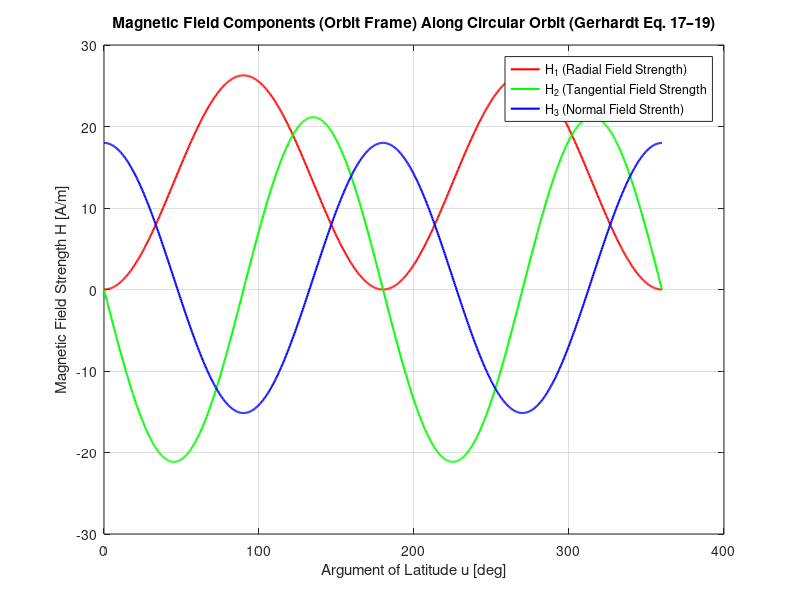

Source code (MATLAB):
%{ 

The purpose of this simulation is to calculate the earths magnetic flux
density H based on eq. 17, 18, and 19 in the PMAC paper by Gerhardt. this
simulation assumes a circular orbit. 

%}

clear; clc; close all;

%-------------------------------------------------------------------------
%define constants
%-------------------------------------------------------------------------
    %permiability of free space (Mu(sub0))
FREESPACEPERMIABILITY = ((4)*pi) * (10^(-7));

%-------------------------------------------------------------------------
%defined orbital parameters
%-------------------------------------------------------------------------

    %Earth's average radius in km
Re = 6371;
    %Altitude (based on ISS avg altitude in km)
alt = 400;
    %semi-major axis of orbit in km
a = Re + alt;

    %inclination in degrees (based on ISS inclination)
i_deg = 51.6; 
    %initial argument of latitude in degrees
u0_deg = 0.0;

    %Convert inclination and initial argument of latitude to radians
i_rad = deg2rad(i_deg);
u0_rad = deg2rad(u0_deg);

%-------------------------------------------------------------------------
%Calculated magnetic parameters
%-------------------------------------------------------------------------

    %{
    Gravitational effect of earth (mu = GM) (Km^3/s^2) G is newtons constant of
    gravitation and m is mass of earth. (source - pg 198, Space Mission
    Engineering, Wertz, Everett, and puschell)
    %}
MuEarth = 398600.4418;

%{
Calculate Heq Magnetic field strength at earths equator
    Earths horizontal field intensity in Teslas (T) based on NOAA data
    (8/1/2026),(LAT 0, LONG 0, ALT 400km)(HorizontalIntensity bc mag
    field is horizontal at equator
%}
    Beq = 0.0000226068;
        %calculate Magnetic Flux density based on relationship to magnetic
        %field strength [ Heq = Beq / Mu(sub0) ]
    Heq = (Beq) / (FREESPACEPERMIABILITY);

%-------------------------------------------------------------------------
%Calculated Orbital Parameters
%-------------------------------------------------------------------------

    %calculate mean motion (movement of satellite through u in rad/s) based on (NASA Fundamentals of Orbital Mechanics
    %Ch 7 eq (7-47)) 
n = sqrt((MuEarth)/(a^3));
  
    %calculate orbital period (s)
T = (2 * pi) / n;

%-------------------------------------------------------------------------
%Simulate one orbit
%-------------------------------------------------------------------------  

    %Number of time steps
N = 1000;
    %linspace(linearly spaced vector), linspace(x1,x2,N) creats a vector of
    %N evenly spaced points between x1 and x2. Takes 1000 time steps
    %between time 0 and end of an orbit
t = linspace(0, T, N);
    %simulate argument of latitude for N(1000) evenly spaced time steps in
    %orbit. initial argument of latitude + (mean motion * time vector (1000 elements))
u = u0_rad + n .* t;

%Eqs (17),(18), and (19) from Gerhardt

% 3 magnetic field components in Orbit-Frame 

% H1 = Radial Earth Magnetic Field Component
H1 = 3 * Heq * sin(i_rad) * cos(i_rad) .* (sin(u).^2);
% H2 = Tangential Earth Magnetic Field Component
H2 = -3 * Heq * sin(i_rad) .* sin(u) .* cos(u);
% H3 = Orbit normal (orthogonal to H1 & H2) (up or down)
H3 = Heq * (1 - 3 * (sin(i_rad).^2) .* (sin(u).^2));

% -------------------------------------------------------------------------
% Plot results
% -------------------------------------------------------------------------

figure;
plot(rad2deg(u), H1, 'r', 'LineWidth', 1.5); hold on;
plot(rad2deg(u), H2, 'g', 'LineWidth', 1.5);
plot(rad2deg(u), H3, 'b', 'LineWidth', 1.5);
xlabel('Argument of Latitude u [deg]');
ylabel('Magnetic Field Strength H [A/m]');
title('Magnetic Field Components (Orbit Frame) Along Circular Orbit (Gerhardt Eq. 17–19)');
legend('H_1 (Radial Field Strength)','H_2 (Tangential Field Strength','H_3 (Normal Field Strenth)');
grid on;